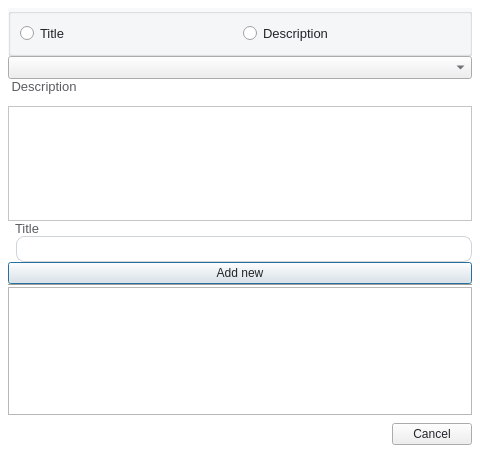
<?xml version="1.0" encoding="UTF-8"?>
<ui version="4.0">
 <class>Dialog_RETemplateSettings</class>
 <widget class="QDialog" name="Dialog_RETemplateSettings">
  <property name="geometry">
   <rect>
    <x>0</x>
    <y>0</y>
    <width>480</width>
    <height>453</height>
   </rect>
  </property>
  <property name="windowTitle">
   <string>Dialog</string>
  </property>
  <property name="styleSheet">
   <string notr="true">#Dialog_RETemplateSettings{
  font-family: &quot;Courier New&quot;;
  background-color: #FFFFFF;
}
QGroupBox {
  font-family: &quot;Courier New&quot;;
  font-size: 13px;
  background-color: rgba(248, 249, 250, 1);
}
QLineEdit {
  padding: 4px 0;
  border: 1px solid #ced4da;
  border-radius: 8px;
  margin-left: 8px;
  padding-left: 4px;
  background-color: #FFFFFF;
  color:#212529;
}
QPlainTextEdit {
	margin-top: 12px;
	background-color: #FFFFFF;
  color:#212529;
}
QLabel {
  font-family: &quot;Courier New&quot;;
  font-size: 13px;
  color: rgb(90, 93, 97);
}
QRadioButton {
  font-family: &quot;Courier New&quot;;
  font-size: 13px;
  color: #212529;
}
QComboBox {
  font-family: &quot;Courier New&quot;;
  font-size: 13px;
  color: #212529;
}
QPushButton {
  color: #212529;
}

</string>
  </property>
  <layout class="QVBoxLayout" name="verticalLayout_7">
   <property name="spacing">
    <number>8</number>
   </property>
   <property name="leftMargin">
    <number>8</number>
   </property>
   <property name="topMargin">
    <number>8</number>
   </property>
   <property name="rightMargin">
    <number>8</number>
   </property>
   <property name="bottomMargin">
    <number>8</number>
   </property>
   <item>
    <widget class="QWidget" name="dialog_container" native="true">
     <layout class="QVBoxLayout" name="verticalLayout_6">
      <property name="spacing">
       <number>8</number>
      </property>
      <property name="leftMargin">
       <number>0</number>
      </property>
      <property name="topMargin">
       <number>0</number>
      </property>
      <property name="rightMargin">
       <number>0</number>
      </property>
      <property name="bottomMargin">
       <number>0</number>
      </property>
      <item>
       <layout class="QVBoxLayout" name="verticalLayout_5">
        <property name="spacing">
         <number>0</number>
        </property>
        <item>
         <widget class="QGroupBox" name="options_container">
          <property name="title">
           <string/>
          </property>
          <layout class="QGridLayout" name="gridLayout_2">
           <item row="0" column="0">
            <layout class="QHBoxLayout" name="horizontalLayout">
             <item>
              <widget class="QRadioButton" name="title_radio">
               <property name="text">
                <string>Title</string>
               </property>
              </widget>
             </item>
             <item>
              <widget class="QRadioButton" name="description_radio">
               <property name="text">
                <string>Description</string>
               </property>
              </widget>
             </item>
            </layout>
           </item>
          </layout>
         </widget>
        </item>
        <item>
         <widget class="QWidget" name="description_container" native="true">
          <layout class="QVBoxLayout" name="verticalLayout_3">
           <property name="spacing">
            <number>0</number>
           </property>
           <property name="leftMargin">
            <number>0</number>
           </property>
           <property name="topMargin">
            <number>0</number>
           </property>
           <property name="rightMargin">
            <number>0</number>
           </property>
           <property name="bottomMargin">
            <number>0</number>
           </property>
           <item>
            <layout class="QVBoxLayout" name="verticalLayout_4">
             <property name="spacing">
              <number>0</number>
             </property>
             <item>
              <widget class="QComboBox" name="options_combobox"/>
             </item>
             <item>
              <widget class="QLabel" name="description_label">
               <property name="text">
                <string> Description</string>
               </property>
              </widget>
             </item>
             <item>
              <widget class="QPlainTextEdit" name="description_input"/>
             </item>
            </layout>
           </item>
          </layout>
         </widget>
        </item>
        <item>
         <widget class="QWidget" name="title_container" native="true">
          <layout class="QVBoxLayout" name="verticalLayout_2">
           <property name="spacing">
            <number>0</number>
           </property>
           <property name="leftMargin">
            <number>0</number>
           </property>
           <property name="topMargin">
            <number>0</number>
           </property>
           <property name="rightMargin">
            <number>0</number>
           </property>
           <property name="bottomMargin">
            <number>0</number>
           </property>
           <item>
            <layout class="QVBoxLayout" name="verticalLayout">
             <property name="spacing">
              <number>0</number>
             </property>
             <item>
              <widget class="QLabel" name="title_label">
               <property name="styleSheet">
                <string notr="true">margin: 0; padding-left: 4px;</string>
               </property>
               <property name="text">
                <string>Title</string>
               </property>
              </widget>
             </item>
             <item>
              <widget class="QLineEdit" name="title_input"/>
             </item>
            </layout>
           </item>
          </layout>
         </widget>
        </item>
        <item>
         <widget class="QPushButton" name="create_btn">
          <property name="styleSheet">
           <string notr="true"/>
          </property>
          <property name="text">
           <string>Add new</string>
          </property>
         </widget>
        </item>
        <item>
         <widget class="Line" name="line">
          <property name="styleSheet">
           <string notr="true"/>
          </property>
          <property name="orientation">
           <enum>Qt::Orientation::Horizontal</enum>
          </property>
         </widget>
        </item>
        <item>
         <widget class="QTableView" name="tableView">
          <property name="styleSheet">
           <string notr="true"/>
          </property>
         </widget>
        </item>
       </layout>
      </item>
     </layout>
    </widget>
   </item>
   <item>
    <widget class="QDialogButtonBox" name="buttonBox">
     <property name="orientation">
      <enum>Qt::Orientation::Horizontal</enum>
     </property>
     <property name="standardButtons">
      <set>QDialogButtonBox::StandardButton::Cancel</set>
     </property>
     <property name="centerButtons">
      <bool>false</bool>
     </property>
    </widget>
   </item>
  </layout>
 </widget>
 <resources/>
 <connections>
  <connection>
   <sender>buttonBox</sender>
   <signal>accepted()</signal>
   <receiver>Dialog_RETemplateSettings</receiver>
   <slot>accept()</slot>
   <hints>
    <hint type="sourcelabel">
     <x>248</x>
     <y>254</y>
    </hint>
    <hint type="destinationlabel">
     <x>157</x>
     <y>274</y>
    </hint>
   </hints>
  </connection>
  <connection>
   <sender>buttonBox</sender>
   <signal>rejected()</signal>
   <receiver>Dialog_RETemplateSettings</receiver>
   <slot>reject()</slot>
   <hints>
    <hint type="sourcelabel">
     <x>316</x>
     <y>260</y>
    </hint>
    <hint type="destinationlabel">
     <x>286</x>
     <y>274</y>
    </hint>
   </hints>
  </connection>
 </connections>
</ui>
